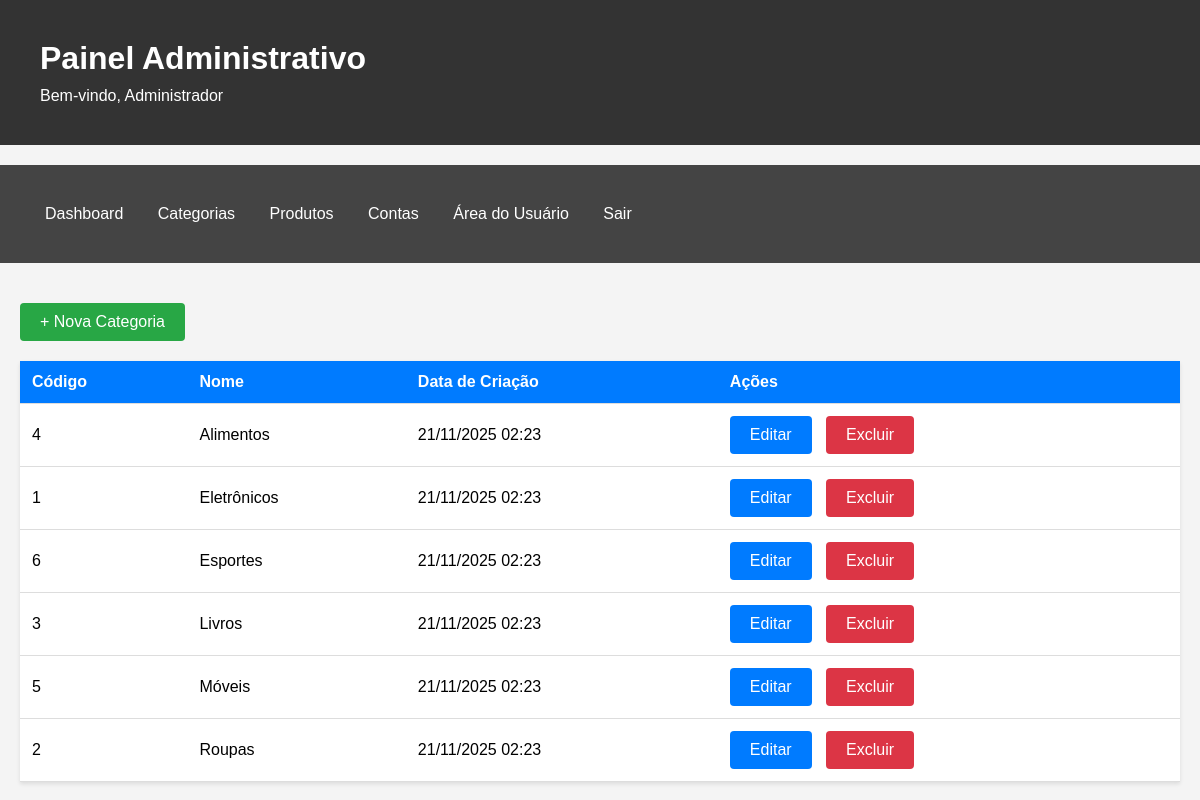
Screenshot of /admin/categoria/index.php (signed in) with the database file from the repository.
### tables this page shows
CREATE TABLE IF NOT EXISTS categoria (
    codigo INT AUTO_INCREMENT PRIMARY KEY,
    nome VARCHAR(100) NOT NULL UNIQUE,
    data_criacao TIMESTAMP DEFAULT CURRENT_TIMESTAMP
);

### config/session.php (called while the page is built, shortened)
<?php
function getNomeUsuario() {
    return $_SESSION['usuario_nome'] ?? 'Usuário';
}
?>

### admin/categoria/index.php (the view, shortened to what this page needs)
<?php
require_once '../../config/session.php';
$db = getDB();
$stmt = $db->query("SELECT * FROM categoria ORDER BY nome ASC");
$categorias = $stmt->fetchAll();
?>
<!DOCTYPE html>
<html lang="pt-BR">
<head>
</head>
<body>
    <div class="header">
        <div class="container">
            <h1>Painel Administrativo</h1>
            <p>Bem-vindo, <?php echo htmlspecialchars(getNomeUsuario()); ?></p>
        </div>
    </div>
    <div class="nav">
        <div class="container">
            <a href="/admin/index.php">Dashboard</a>
            <a href="/admin/categoria/index.php">Categorias</a>
            <a href="/admin/produto/index.php">Produtos</a>
            <a href="/admin/conta/index.php">Contas</a>
            <a href="/user/index.php">Área do Usuário</a>
            <a href="/logout.php">Sair</a>
        </div>
    </div>
    <div class="container">
        <div style="margin-bottom: 20px;">
            <a href="criar.php" class="btn btn-success">+ Nova Categoria</a>
        </div>
        <table>
            <thead>
                <tr>
                    <th>Código</th>
                    <th>Nome</th>
                    <th>Data de Criação</th>
                    <th>Ações</th>
                </tr>
            </thead>
            <tbody>
                <?php if (empty($categorias)): ?>
                    <tr>
                        <td colspan="4" style="text-align: center;">Nenhuma categoria cadastrada</td>
                    </tr>
                <?php else: ?>
                    <?php foreach ($categorias as $categoria): ?>
                        <tr>
                            <td><?php echo htmlspecialchars($categoria['codigo']); ?></td>
                            <td><?php echo htmlspecialchars($categoria['nome']); ?></td>
                            <td><?php echo date('d/m/Y H:i', strtotime($categoria['data_criacao'])); ?></td>
                            <td class="actions">
                                <a href="editar.php?codigo=<?php echo $categoria['codigo']; ?>" class="btn">Editar</a>
                                <a href="excluir.php?codigo=<?php echo $categoria['codigo']; ?>"
                                   class="btn btn-danger"
                                   onclick="return confirm('Tem certeza que deseja excluir esta categoria?')">Excluir</a>
                            </td>
                        </tr>
                    <?php endforeach; ?>
                <?php endif; ?>
            </tbody>
        </table>
    </div>
</body>
</html>

### admin/categoria/index.php (style rules this page uses)
* { margin: 0; padding: 0; box-sizing: border-box; }
body { font-family: Arial, sans-serif; background: #f4f4f4; }
.container { max-width: 1200px; margin: 0 auto; padding: 20px; }
.header { background: #333; color: white; padding: 20px; margin-bottom: 20px; }
.header h1 { margin-bottom: 10px; }
.nav { background: #444; padding: 10px; margin-bottom: 20px; }
.nav a { color: white; text-decoration: none; padding: 10px 15px; display: inline-block; }
.btn { padding: 10px 20px; background: #007bff; color: white; text-decoration: none; border: none; cursor: pointer; border-radius: 4px; display: inline-block; }
.btn-danger { background: #dc3545; }
.btn-success { background: #28a745; }
table { width: 100%; background: white; border-collapse: collapse; box-shadow: 0 2px 4px rgba(0,0,0,0.1); }
th, td { padding: 12px; text-align: left; border-bottom: 1px solid #ddd; }
th { background: #007bff; color: white; }
.actions a { margin-right: 10px; }

### rows the page displays
categoria: codigo "4", nome "Alimentos", data_criacao "21/11/2025 02:23"
categoria: codigo "1", nome "Eletrônicos", data_criacao "21/11/2025 02:23"
categoria: codigo "6", nome "Esportes", data_criacao "21/11/2025 02:23"
categoria: codigo "3", nome "Livros", data_criacao "21/11/2025 02:23"
categoria: codigo "5", nome "Móveis", data_criacao "21/11/2025 02:23"
categoria: codigo "2", nome "Roupas", data_criacao "21/11/2025 02:23"

### other values shown
getNomeUsuario() "Administrador"
